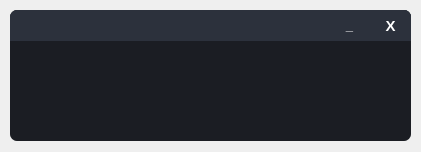
<?xml version="1.0" encoding="UTF-8"?>
<ui version="4.0">
 <class>Form</class>
 <widget class="QWidget" name="Form">
  <property name="geometry">
   <rect>
    <x>0</x>
    <y>0</y>
    <width>421</width>
    <height>152</height>
   </rect>
  </property>
  <property name="windowTitle">
   <string>Form</string>
  </property>
  <widget class="QFrame" name="Window">
   <property name="geometry">
    <rect>
     <x>10</x>
     <y>10</y>
     <width>401</width>
     <height>131</height>
    </rect>
   </property>
   <property name="styleSheet">
    <string notr="true">QFrame{
	border-radius: 7px;
	background-color: #1B1D23;
}</string>
   </property>
   <property name="frameShape">
    <enum>QFrame::StyledPanel</enum>
   </property>
   <property name="frameShadow">
    <enum>QFrame::Raised</enum>
   </property>
   <widget class="QFrame" name="WindowFrame">
    <property name="geometry">
     <rect>
      <x>0</x>
      <y>0</y>
      <width>401</width>
      <height>31</height>
     </rect>
    </property>
    <property name="styleSheet">
     <string notr="true">QFrame{
	border-bottom-left-radius: 0px;
	border-bottom-right-radius: 0px;
	background-color: #2C313C;
}</string>
    </property>
    <property name="frameShape">
     <enum>QFrame::StyledPanel</enum>
    </property>
    <property name="frameShadow">
     <enum>QFrame::Raised</enum>
    </property>
    <widget class="QPushButton" name="CloseWindowButton">
     <property name="geometry">
      <rect>
       <x>360</x>
       <y>0</y>
       <width>41</width>
       <height>31</height>
      </rect>
     </property>
     <property name="font">
      <font>
       <pointsize>11</pointsize>
       <weight>75</weight>
       <bold>true</bold>
      </font>
     </property>
     <property name="cursor">
      <cursorShape>PointingHandCursor</cursorShape>
     </property>
     <property name="styleSheet">
      <string notr="true">QPushButton{
	color: white;
	border: none;
	border-top-right-radius: 7px;
	background-color: #2C313C;
}

QPushButton:hover{
	background-color: #45494D;
}

QPushButton:pressed{
	color: #EA2F4E;
}</string>
     </property>
     <property name="text">
      <string>X</string>
     </property>
    </widget>
    <widget class="QPushButton" name="MinimizeWindowButton">
     <property name="geometry">
      <rect>
       <x>319</x>
       <y>0</y>
       <width>41</width>
       <height>31</height>
      </rect>
     </property>
     <property name="font">
      <font>
       <pointsize>10</pointsize>
       <weight>75</weight>
       <bold>true</bold>
      </font>
     </property>
     <property name="cursor">
      <cursorShape>PointingHandCursor</cursorShape>
     </property>
     <property name="styleSheet">
      <string notr="true">QPushButton{
	color: white;
	border: none;
	border-top-right-radius: 7px;
	background-color: #2C313C;
}

QPushButton:hover{
	background-color: #45494D;
}

QPushButton:pressed{
	color: #EA2F4E;
}</string>
     </property>
     <property name="text">
      <string>_</string>
     </property>
     <property name="default">
      <bool>false</bool>
     </property>
    </widget>
   </widget>
   <widget class="QLabel" name="Label">
    <property name="geometry">
     <rect>
      <x>20</x>
      <y>40</y>
      <width>361</width>
      <height>16</height>
     </rect>
    </property>
    <property name="sizePolicy">
     <sizepolicy hsizetype="Minimum" vsizetype="Fixed">
      <horstretch>0</horstretch>
      <verstretch>0</verstretch>
     </sizepolicy>
    </property>
    <property name="font">
     <font>
      <pointsize>10</pointsize>
      <weight>75</weight>
      <italic>false</italic>
      <bold>true</bold>
      <underline>false</underline>
      <strikeout>false</strikeout>
      <kerning>true</kerning>
     </font>
    </property>
    <property name="styleSheet">
     <string notr="true">QLabel{
	color: white;
}</string>
    </property>
    <property name="text">
     <string/>
    </property>
    <property name="alignment">
     <set>Qt::AlignCenter</set>
    </property>
   </widget>
  </widget>
 </widget>
 <resources/>
 <connections/>
</ui>
